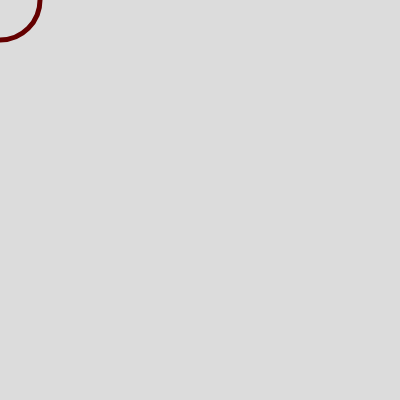
Frame 1 (no input)
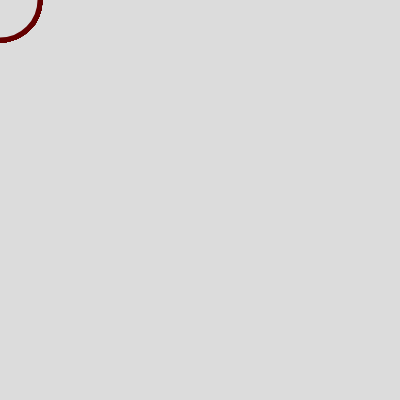
Frame 60 (no input)
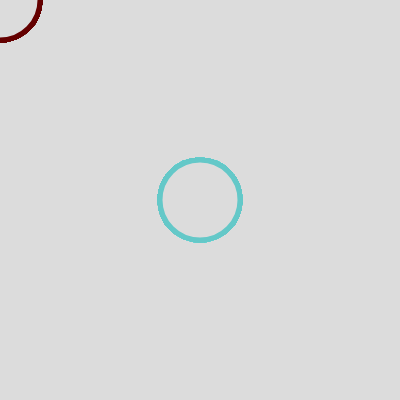
Frame 120 (the mouse pressed at the canvas centre since frame 60)

The p5.js sketch that drew these frames (run headless with seeded random() and noise() and a simulated clock; from frame 60 on, the mouse is pressed at the canvas centre):

// p5.js sketch
// ── sketch.js
function setup() {
  createCanvas(400, 400);
  background(220);
  colorMode(RGB);
  strokeWeight(5);
}

function draw() {
  stroke(100,mouseX,mouseY);
  fill(220)
  ellipse(mouseX,mouseY,80,80);
  
}

function mouseClicked() {
  stroke(100,random(255),random(255));
  fill(220);
  circle(mouseX,mouseY,200);
  fill(255);
  circle(mouseX-40,mouseY-20,45);
  circle(mouseX+40,mouseY-20,45);
  
  
  
}
